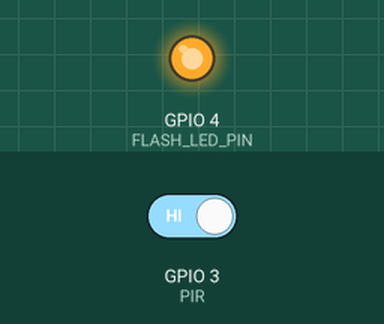
The sketch below on a simulated ESP32. Parts: output pins drawn as LEDs (lit = HIGH). Inputs (shaded band) come from the test bench; at power-on: GPIO 3 (PIR) HIGH. WiFi joins after 1.5 s; servers stay silent unless stated; the local clock reads 2024-03-15 10:24:30 at power-on unless the sketch sets it; the camera gives no picture.

Above: at 1.9 s.
At 2.9 s:
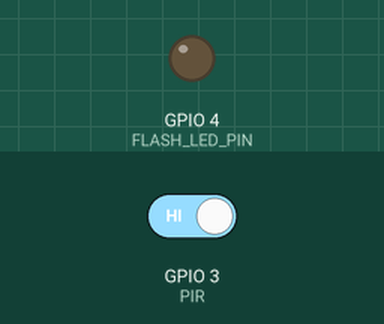
Timing chart, 0 to 4.4 s (numbered marks = the images above):
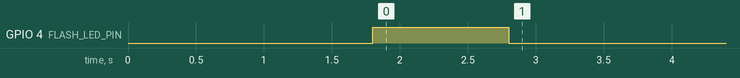

The sketch:

Telegram_PIR.ino
```cpp
/*
  Lonely Binary ESP32-CAM PIR Shield


  When the Passive Infrared (PIR) sensor detects motion, it triggers the ESP32-CAM module. Upon activation, the ESP32-CAM immediately captures a photo and sends a notification along with the image to a predefined Telegram bot. This setup leverages the ESP32-CAM's ability to function as both a surveillance and communication device.

  Note that in this setup, the PIR sensor shares a pin with the serial communication function on the ESP32-CAM. Consequently, serial outputs are disabled to prevent interference with the sensor's operation. This is important for maintaining the reliability of the motion detection feature.

  To remotely monitor the device or for troubleshooting purposes, you can locate the IP address of your ESP32-CAM via your router's administration interface. This IP address can be useful for accessing the camera's live feed or adjusting settings through a web interface. Consider implementing additional features such as timestamping the photos for better tracking or integrating more complex notifications based on specific criteria to enhance the functionality of your home security system.

  (Ctrl+Z or opt+Z to triggle word wrap in Arduino IDE)

  Required Library:
  UniversalTelegramBot by Brian Lough
  ArduinoJson by Benoit
*/

#include <WiFi.h>
#include <WiFiClientSecure.h>
#include <UniversalTelegramBot.h>
#include "esp_camera.h"
#include <ArduinoJson.h>

// replace with your SSID and PASSWORD
#define WIFI_SSID "WIFI_SSID"
#define WIFI_PASSWORD "WIFI_PASSWORD"

// replace with your bot_token (from Botfather) and chat_id (from IDBot @myidbot)
#define BOT_TOKEN "BOT_TOKEN"
#define CHAT_ID "CHAT_ID"

// Camera Configuration
#define PWDN_GPIO_NUM 32
#define RESET_GPIO_NUM -1
#define XCLK_GPIO_NUM 0
#define SIOD_GPIO_NUM 26
#define SIOC_GPIO_NUM 27

#define Y9_GPIO_NUM 35
#define Y8_GPIO_NUM 34
#define Y7_GPIO_NUM 39
#define Y6_GPIO_NUM 36
#define Y5_GPIO_NUM 21
#define Y4_GPIO_NUM 19
#define Y3_GPIO_NUM 18
#define Y2_GPIO_NUM 5
#define VSYNC_GPIO_NUM 25
#define HREF_GPIO_NUM 23
#define PCLK_GPIO_NUM 22

#define FLASH_LED_PIN 4  // Active High
#define PIR 3            // Active LOW

bool setupCamera() {
  camera_config_t config;
  config.ledc_channel = LEDC_CHANNEL_0;
  config.ledc_timer = LEDC_TIMER_0;
  config.pin_d0 = Y2_GPIO_NUM;
  config.pin_d1 = Y3_GPIO_NUM;
  config.pin_d2 = Y4_GPIO_NUM;
  config.pin_d3 = Y5_GPIO_NUM;
  config.pin_d4 = Y6_GPIO_NUM;
  config.pin_d5 = Y7_GPIO_NUM;
  config.pin_d6 = Y8_GPIO_NUM;
  config.pin_d7 = Y9_GPIO_NUM;
  config.pin_xclk = XCLK_GPIO_NUM;
  config.pin_pclk = PCLK_GPIO_NUM;
  config.pin_vsync = VSYNC_GPIO_NUM;
  config.pin_href = HREF_GPIO_NUM;
  config.pin_sccb_sda = SIOD_GPIO_NUM;
  config.pin_sccb_scl = SIOC_GPIO_NUM;
  config.pin_pwdn = PWDN_GPIO_NUM;
  config.pin_reset = RESET_GPIO_NUM;
  config.xclk_freq_hz = 20000000;
  config.pixel_format = PIXFORMAT_JPEG;
  config.grab_mode = CAMERA_GRAB_LATEST;
  config.frame_size = FRAMESIZE_QVGA;
  config.jpeg_quality = 10;
  config.fb_count = 2;

  // camera init
  esp_err_t err = esp_camera_init(&config);
  if (err != ESP_OK) {
    return false;
  }

  return true;
}


const unsigned long BOT_MTBS = 1000;  // mean time between scan messages
const unsigned long PHOTO_MTBS = 5000;

unsigned long bot_lasttime;    // last time messages' scan has been done
unsigned long photo_lasttime;  // last time messages' scan has been done
WiFiClientSecure secured_client;
UniversalTelegramBot bot(BOT_TOKEN, secured_client);

bool flashState = LOW;

camera_fb_t *fb = NULL;

bool isMoreDataAvailable();
byte *getNextBuffer();
int getNextBufferLen();

bool dataAvailable = false;

void send_photo(String chat_id) {
  fb = NULL;
  // Take Picture with Camera
  fb = esp_camera_fb_get();
  if (!fb) {
    //Serial.println("Camera capture failed");
    bot.sendMessage(chat_id, "Camera capture failed", "");
    return;
  }
  dataAvailable = true;
  //Serial.println("Sending");
  bot.sendPhotoByBinary(chat_id, "image/jpeg", fb->len,
                        isMoreDataAvailable, nullptr,
                        getNextBuffer, getNextBufferLen);

  //Serial.println("done!");

  esp_camera_fb_return(fb);
}

void handleNewMessages(int numNewMessages) {
  // Serial.println("handleNewMessages");
  // Serial.println(String(numNewMessages));

  for (int i = 0; i < numNewMessages; i++) {
    String chat_id = String(bot.messages[i].chat_id);
    String text = bot.messages[i].text;

    String from_name = bot.messages[i].from_name;
    if (from_name == "")
      from_name = "Guest";

    if (text == "/flash") {
      flashState = !flashState;
      digitalWrite(FLASH_LED_PIN, flashState);
    }

    if (text == "/photo") {
      send_photo(chat_id);
    }

    if (text == "/start") {
      String welcome = "Welcome to the ESP32Cam Telegram bot.\n\n";
      welcome += "/photo : will take a photo\n";
      welcome += "/flash : toggle flash LED (VERY BRIGHT!)\n";
      bot.sendMessage(chat_id, welcome, "Markdown");
    }
  }
}

bool isMoreDataAvailable() {
  if (dataAvailable) {
    dataAvailable = false;
    return true;
  } else {
    return false;
  }
}

byte *getNextBuffer() {
  if (fb) {
    return fb->buf;
  } else {
    return nullptr;
  }
}

int getNextBufferLen() {
  if (fb) {
    return fb->len;
  } else {
    return 0;
  }
}

void setup() {
  // *DON'T USE SERIAL OUTPUT
  pinMode(PIR, INPUT);

  pinMode(FLASH_LED_PIN, OUTPUT);
  digitalWrite(FLASH_LED_PIN, flashState);  //defaults to low

  if (!setupCamera()) {
    while (true) {
      delay(100);
    }
  }

  WiFi.begin(WIFI_SSID, WIFI_PASSWORD);
  secured_client.setCACert(TELEGRAM_CERTIFICATE_ROOT);  // Add root certificate for api.telegram.org
  while (WiFi.status() != WL_CONNECTED) {
    delay(500);
  }

  configTime(0, 0, "pool.ntp.org");  // get UTC time via NTP
  time_t now = time(nullptr);
  while (now < 24 * 3600) {
    delay(100);
    now = time(nullptr);
  }

  // Make the bot wait for a new message for up to 60seconds
  bot.longPoll = 60;

  digitalWrite(FLASH_LED_PIN, HIGH);
  delay(1000);
  digitalWrite(FLASH_LED_PIN, LOW);
  send_photo(CHAT_ID);
  pinMode(PIR, INPUT);
}

void loop() {

  if (digitalRead(PIR) == LOW) {
    digitalWrite(FLASH_LED_PIN, HIGH);
    send_photo(CHAT_ID);
    bot.sendMessage(CHAT_ID, "Intruder Detected", "");
    delay(1000);
  } else {
    digitalWrite(FLASH_LED_PIN, LOW);
  }
}
```
